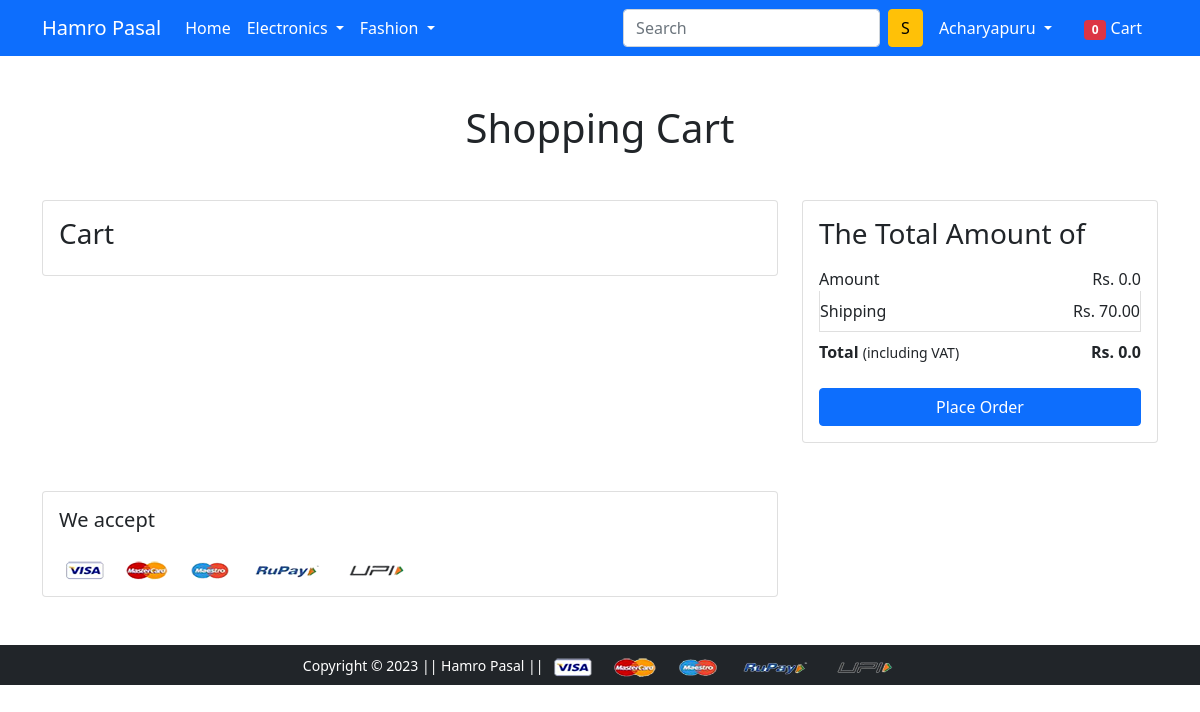
The app's page /cart/ (signed in), older data.
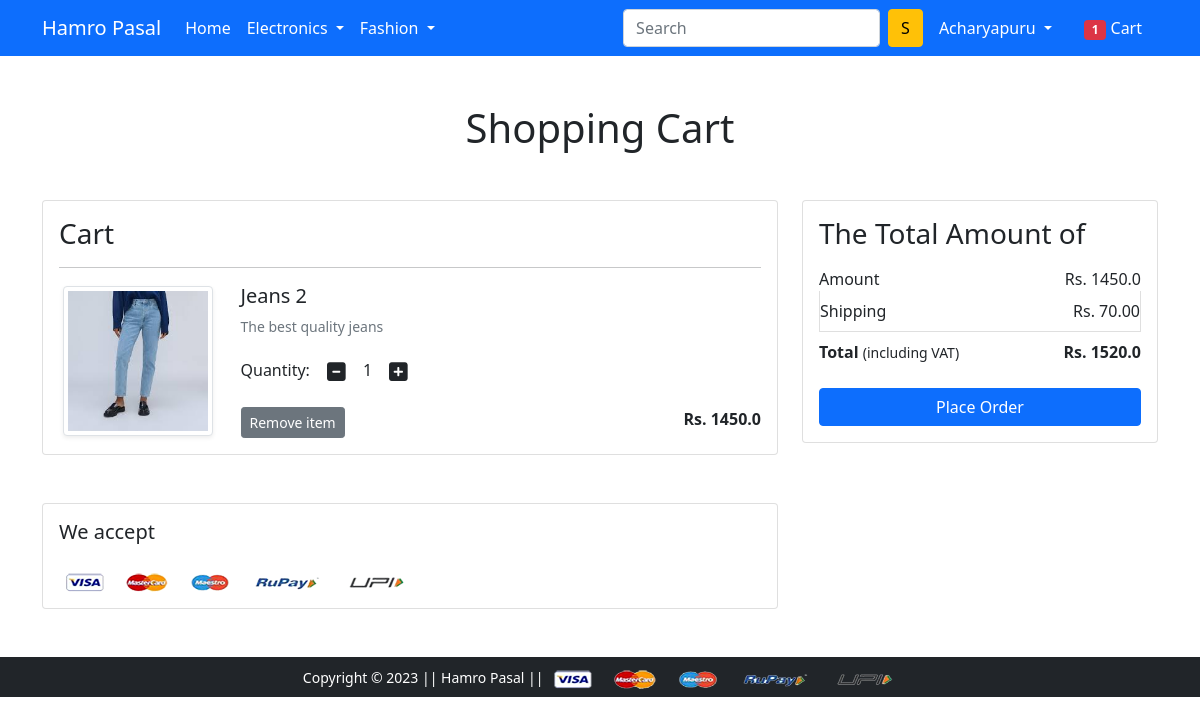
The same page, newer data.
### app/models.py (models this page shows, shortened)
class Cart(models.Model):
   user= models.ForeignKey(User,on_delete=models.CASCADE)
   product=models.ForeignKey(Product,on_delete=models.CASCADE)
   quantity=models.PositiveIntegerField(default=1)

class Product(models.Model):
    title=models.CharField(max_length=100)
    selling_price=models.FloatField()
    discounted_price=models.FloatField()
    description =models.TextField()
    brand=models.CharField(max_length=30)
    category=models.CharField(choices=CATEGORY_CHOICES,max_length=2)
    product_image =models.ImageField(upload_to='productimg')

### app/views.py (the view)
# urls.py: path('cart/',views.show_cart,name='showcart'),
@login_required
def show_cart(request):
 totalitem=0
 if request.user.is_authenticated:
  user=request.user
  cart=Cart.objects.filter(user=user)
  totalitem=len(Cart.objects.filter(user=request.user))
  amount=0.0
  shipping_amount=70.0
  totalamount=0.0
  cart_product=[p for p in Cart.objects.all() if p.user==user]
  if cart_product:
   for p in cart_product:
    tempamount=(p.quantity*p.product.discounted_price)
    amount=amount+tempamount
    totalamount=amount+shipping_amount
  return render(request,'app/addtocart.html',{'carts':cart,'totalamount':totalamount,'amount':amount,'totalitem':totalitem})

### app/templates/app/addtocart.html (shortened to what this page needs)
{% extends 'app/base.html' %}
{% load static %}
{% block main-content %}
<div class="container my-5">
 <div class="row">
  <h1 class="text-center mb-5">Shopping Cart</h1>
  <div class="col-sm-8">
  <div class="card">
   <div class="card-body">
    <h3>Cart</h3>
    {% for cart in carts %}
    <hr>
    <div class="row">
     <div class="col-sm-3 text-center align-self-center"><img src="{{cart.product.product_image.url}}" alt="" srcset="" class="img-fluid img-thumbnail shadow-sm" height="150" width="150"> </div>
     <div class="col-sm-9">
      <div>
       <h5>{{cart.product.title}}</h5>
       <p class="mb-2 text-muted small">{{cart.product.description}}</p>
       <div class="my-3">
        <label for="quantity">Quantity:</label>
        <a class="minus-cart btn" pid="{{cart.product.id}}"><i class="fas fa-minus-square fa-lg"></i></a>
          <span id="quantity">{{cart.quantity}}</span>
        <a class="plus-cart btn" pid="{{cart.product.id}}"><i class="fas fa-plus-square fa-lg"></i></a>
       </div>
       <div class="d-flex justify-content-between">
        <a href="#" class="remove-cart btn btn-sm btn-secondary mr-3" pid="{{cart.product.id}}">Remove item </a>
        <p class="mb-0"><span><strong>Rs. {{cart.product.discounted_price}}</strong></span></p>
       </div>
      </div>
     </div>
    </div>
    {% endfor %}
   </div>
   </div>
  </div>
  <div class="col-sm-4">
   <div class="card">
    <div class="card-body">
      <h3>The Total Amount of</h3>
      <ul class="list-group">
       <li class="list-group-item d-flex justify-content-between align-items-center border-0 px-0 pb-0">Amount<span>Rs. <span id="amount">{{amount}}</span></span></li>
       <li class="list-group-item d-flex justify-content-between align-items-center px-0">Shipping<span>Rs. 70.00</span></li>
       <li class="list-group-item d-flex justify-content-between align-items-center border-0 px-0 mb-3">
        <div>
           <strong>Total</strong> <small>(including VAT)</small>
         </div>
         <span><strong>Rs. <strong id='totalamount'>{{totalamount}}</strong></strong></span>
       </li>
      </ul>
      <div class="d-grid"><a href="{% url 'checkout' %}" class="btn btn-primary">Place Order</a></div>
    </div>
   </div>
  </div>
 </div>
</div>
<div class="container">
 <div class="row">
  <div class="col-sm-8">
   <div class="card">
    <div class="card-body">
      <h5 class="mb-4">We accept</h5>
      <img src="{% static 'app/images/payment.png' %}" alt="" class="img-fluid">
    </div>
  </div>
  </div>
 </div>
</div>
{% endblock main-content %}

### app/templates/app/base.html (shortened to what this page needs)
<!doctype html>
{% load static %}
<html lang="en">
  <head>
    <link href="https://cdn.jsdelivr.net/npm/bootstrap@5.0.0-beta1/dist/css/bootstrap.min.css" rel="stylesheet">
    <link rel="stylesheet" href="{% static 'app/css/owl.carousel.min.css' %}">
    <link rel="stylesheet" href="{% static 'app/css/all.min.css' %}">
    <link rel="stylesheet" href="{% static 'app/css/style.css' %}">
  </head>
  <body>
    <nav class="navbar navbar-expand-lg navbar-dark bg-primary">
     <div class="container">
       <a class="navbar-brand" href="/">Hamro Pasal</a>
       <div class="collapse navbar-collapse" id="navbarSupportedContent">
         <ul class="navbar-nav me-auto mb-2 mb-lg-0">
           <li class="nav-item">
             <a class="nav-link active" aria-current="page" href="/">Home</a>
           </li>
           <li class="nav-item dropdown">
             <a class="nav-link dropdown-toggle text-white" href="#" id="electronicsDropdown" role="button" data-bs-toggle="dropdown" aria-expanded="false">
               Electronics
             </a>
           </li>
           <li class="nav-item dropdown">
             <a class="nav-link dropdown-toggle text-white" href="#" id="fashionDropdown" role="button" data-bs-toggle="dropdown" aria-expanded="false">
               Fashion
             </a>
           </li>
         </ul>
         <form class="d-flex">
           <input class="form-control me-2" type="search" placeholder="Search" aria-label="Search">
           <button class="btn btn-warning" type="submit">S</button>
         </form>
         <div>
          <ul class="navbar-nav me-auto mb-2 mb-lg-0">
          {% if request.user.is_authenticated %}
           <li class="nav-item dropdown mx-2">
              <a class="nav-link dropdown-toggle text-white" href="#" id="profileDropdown" role="button" data-bs-toggle="dropdown" aria-expanded="false">
                {{request.user.username|capfirst}}
              </a>
            </li>
            <li class="nav-item mx-2">
             <a href="{% url 'showcart' %}" class="nav-link text-white"><span class="badge bg-danger">{{totalitem}}</span> Cart </a>
            </li>
          {% endif %}
          </ul>
         </div>
       </div>
     </div>
    </nav>
    {% block main-content %} {% endblock main-content %}
    <footer class="container-fluid bg-dark text-center p-2 mt-5">
        <small class="text-white">Copyright &copy; 2023 || Hamro Pasal || </small>
        <img src="{% static 'app/images/payment.png' %}" alt="" srcset="" class="img-fluid" height="2px">
    </footer>
  </body>
</html>

Row changes from the older to the newer data that the page shows:
added Cart: product.product_image (picture), product "Jeans 2", product.description "The best quality jeans", quantity "1", product.discounted_price "1450.0"
Text that changed along with them:
{{ totalitem }}: "0" → "1"
{{ amount }}: "0.0" → "1450.0"
{{ totalamount }}: "0.0" → "1520.0"
